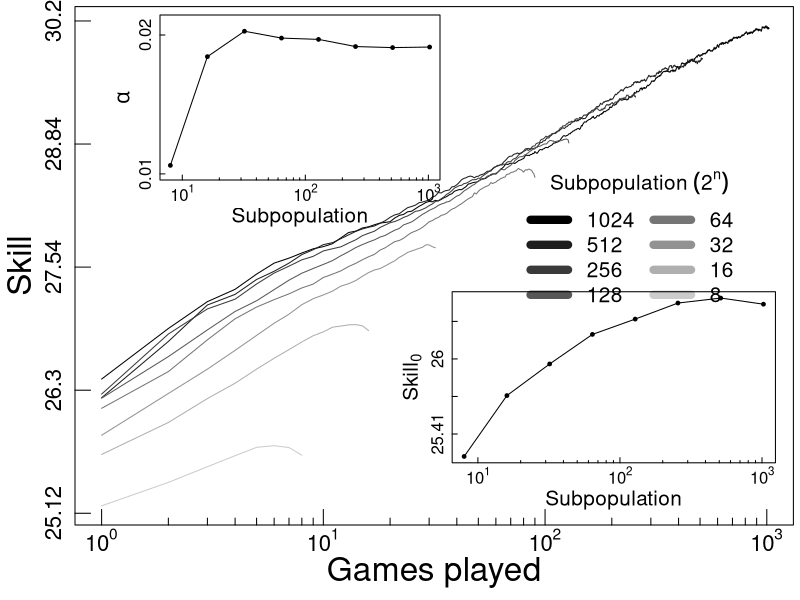

Write the R code that produced this figure.
oldpar <- par(no.readonly = TRUE)

# No hace falta tanta generalidad
# oldwd <- getwd()
# this.dir <- dirname(parent.frame(2)$ofile)
# nombre.R <-  sys.frame(1)$ofile
# require(tools)
# nombre <- print(file_path_sans_ext(nombre.R))
# setwd(this.dir)
# pdf(paste0(nombre,".pdf"))

# El nombre del archivo de salida est'a fijo.
nombre <- 'Fig1.pdf'
pdf(nombre)
par(mar=c(3.75,3.75,.33,.33))

ls <- list()
ls[["ls1000"]] <- read.csv("data/learningskill_activos1024_.csv", header =T)
ls[["ls500"]] <- read.csv("data/learningskill_activos512_1024.csv", header =T)
ls[["ls200"]] <- read.csv("data/learningskill_activos256_512.csv", header =T)
ls[["ls100"]] <- read.csv("data/learningskill_activos128_256.csv", header =T)
ls[["ls70"]] <- read.csv("data/learningskill_activos64_128.csv", header =T)
ls[["ls40"]] <- read.csv("data/learningskill_activos32_64.csv", header =T)
ls[["ls20"]] <- read.csv("data/learningskill_activos16_32.csv", header =T)
ls[["ls10"]] <- read.csv("data/learningskill_activos8_16.csv", header =T)

#ls_all <- read.csv("../Datos/learningskill.csv", header =T)

grilla <- rev(2^seq(3,3+7))

ylim = c(min(log(ls[["ls10"]][,"avg"],10)),max(log(ls[["ls1000"]][,"avg"],10)))
xlim=c(0,3)
col = seq(0,0.8,length.out = 8)
colores <- matrix(NA,nrow = 8,ncol=1)
colores[1] = rgb(col[1],col[1],col[1])
plot(log(ls[["ls1000"]][,"rn"],10),log(ls[["ls1000"]][,"avg"],10),lwd=1,ylim=ylim,xlim=xlim,
     type="l",axes=F,ylab="",xlab="",col=colores[1])
c<-1
for (i in grilla[-1]){
  c<-c+1
  colores[c] = rgb(col[c],col[c],col[c])
  str <- paste0("ls",toString(i))
  lines(log(ls[[c]][,"rn"],10),log(ls[[c]][,"avg"],10),lwd=1,
        col=colores[c])
}

#lines(log(seq(1,1024),10),log(ls_all[,"avg"][1:1024],10),lwd=1, lty=3)

at.x <- log(outer(1:9, 10^(0:3)),10)
lab.x <- ifelse(at.x %% 1 == 0, at.x, NA)[1,]
lab.x <- lab.x[lab.x>=0& lab.x<=3]
labels.x <- sapply(lab.x,function(i)
  as.expression(bquote(10^ .(i)))
)
at.x <- c(at.x[-1,])[c(at.x[-1,])<=3 & c(at.x[-1,])>=0 ]

axis(lwd=0,lwd.ticks=1,side=1, at=at.x,labels=NA,cex.axis=0.6,tck=0.0133)
axis(lwd=0,lwd.ticks=1,side=1, at=lab.x, labels=NA,cex.axis=0.6,tck=0.03,col=1)
axis(lwd=0,side=1, at=lab.x, labels=labels.x,las=1,cex.lab=0.6,tck=0.08,line=-0.5
     ,cex.axis=1.33)


lab.y<-axis(lwd=0,lwd.ticks=0,labels=NA, side=2,cex.axis=0.6,tck=0.03) 

labels.y <- round(10^lab.y,2)

axis(lwd=0,lwd.ticks=1,labels=NA, side=2,cex.axis=0.6,tck=0.03) 
axis(lwd=0,side=2, at=lab.y, labels=labels.y,cex.lab=0.6,tck=0.08,line=-0.5,cex.axis=1.33)

box()

mtext(side=1,"Games played", line=2,cex=2)
mtext(side=2,"Skill", line=2,cex=2)

legend(1.85,ylim[2] - (ylim[2]-ylim[1])*0.3,ncol=2,
       title = expression(Subpopulation~(2^n)),
       c("1024","512","256","128"
         ,"64","32","16","8"),
       lwd=c(8),col=colores, cex=1.25, box.lty=0, bg="transparent")


########
# ZOOM #
########




par(xpd=TRUE)

plotdim <- par("plt")
xleft    = plotdim[1] + (plotdim[2] - plotdim[1]) * 0.525
xright   = plotdim[2] - (plotdim[2] - plotdim[1]) * 0.025
ybottom  = plotdim[3] + (plotdim[4] - plotdim[3]) * 0.12  #
ytop     = plotdim[4] - (plotdim[4] - plotdim[3]) * 0.55
region <-c(xleft,xright,ybottom,ytop)
# add inset
par(fig = region, mar=c(0,0,0,0), new=TRUE)


curve <- read.csv("data/learningskill_curve2.csv")

plot(log(grilla,10),curve[,1][curve[,3] %in% grilla],type="l",axes=F,ylab="",xlab="")
points(log(grilla,10),curve[,1][curve[,3] %in% grilla],pch=19,cex=0.5)
box()


at.y <- log(outer(1:9, 10^(1:3)),10)
lab.y <- ifelse(at.y %% 1 == 0, at.y, NA)[1,]
lab.y <- lab.y[lab.y>=1& lab.y<=3]
labels <- sapply(lab.y,function(i)
  as.expression(bquote(10^ .(i)))
)
at.y <- c(at.y[-1,])[c(at.y[-1,])<=3 & c(at.y[-1,])>=1 ]

axis(lwd=0,lwd.ticks=1,side=1, at=at.y,labels=NA,cex.axis=0.6,tck=0.0133)
axis(lwd=0,lwd.ticks=1,side=1, at=lab.y, labels=NA,cex.axis=0.6,tck=0.03,col=1)
axis(lwd=0,side=1, at=lab.y, labels=labels,las=1,cex.lab=0.6,line=-0.75)


lab.y<-axis(lwd=0,lwd.ticks=0,labels=NA, side=2,cex.axis=0.6,tck=0.03) 

labels.y <- round(10^lab.y,2)

axis(lwd=0,lwd.ticks=1,labels=NA, side=2,cex.axis=0.6,tck=0.03) 
axis(lwd=0,side=2, at=lab.y, labels=labels.y,cex.lab=0.6,line=-0.75)



mtext(side=1,"Subpopulation", line=1.33,cex=1.25)
mtext(side=2,expression(Skill[0]), line=1.33,cex=1.25)

plotdim <- par("plt")
xleft    = plotdim[1] + (plotdim[2] - plotdim[1]) * 0.2
xright   = plotdim[2] - (plotdim[2] - plotdim[1]) * 0.45
ybottom  = plotdim[3] + (plotdim[4] - plotdim[3]) * 0.7  #
ytop     = plotdim[4] - (plotdim[4] - plotdim[3]) * 0.025
region <-c(xleft,xright,ybottom,ytop)
# add inset
par(fig = region, mar=c(0,0,0,0), new=TRUE)



curve <- read.csv("data/learningskill_curve2.csv")

#max( 25 * 1000^curve[,"alpha"][curve[,"rn"]>16])-min( 25* 1000^curve[,"alpha"][curve[,"rn"]>16])

min.a <- min(curve[,2])
max.a <- max(curve[,2])

#ylim <- c(min.a,max.a)
ylim <- c(0.01,0.021)

plot(log(grilla,10),curve[,2],type="l",axes=F,ylab="",xlab="",ylim=ylim)
points(log(grilla,10),curve[,2][curve[,3] %in% grilla],pch=19,cex=0.5)
box()

at.y <- log(outer(1:9, 10^(1:3)),10)
lab.y <- ifelse(at.y %% 1 == 0, at.y, NA)[1,]
lab.y <- lab.y[lab.y>=1& lab.y<=3]
labels <- sapply(lab.y,function(i)
  as.expression(bquote(10^ .(i)))
)
at.y <- c(at.y[-1,])[c(at.y[-1,])<=3 & c(at.y[-1,])>=1 ]

axis(lwd=0,lwd.ticks=1,side=1, at=at.y,labels=NA,cex.axis=0.6,tck=0.0133)
axis(lwd=0,lwd.ticks=1,side=1, at=lab.y, labels=NA,cex.axis=0.6,tck=0.03,col=1)
axis(lwd=0,side=1, at=lab.y, labels=labels,las=1,cex.lab=0.6,line=-0.75)
axis(lwd=0,lwd.ticks=1,at=c(0.01,0.02),labels=NA, side=2,cex.axis=0.6,tck=0.03) 
axis(lwd=0,side=2, at=c(0.01,0.02),cex.lab=0.6,line=-0.75)

mtext(side=1,"Subpopulation", line=1.33,cex=1.25)
mtext(side=2,expression(alpha), line=1.33,cex=1.25)


dev.off()
# setwd(oldwd)
par(oldpar, new=F)


##########
# Rectas
#grow <- c()
#plot(log(grilla,10),curve[1,"Intercept"]+log(grilla,10)*curve[1,"alpha"],type="l")
#for (g in seq(2,dim(curve)[1])){
#  lines(log(grilla,10),curve[g,"Intercept"]+log(grilla,10)*curve[g,"alpha"],type="l")
#  c <- (10^(curve[g,"Intercept"]+3*curve[g,"alpha"]) - 10^(curve[g,"Intercept"]))
#  grow <-c(grow,c)
#}
#max(grow)-min(grow)
#############

